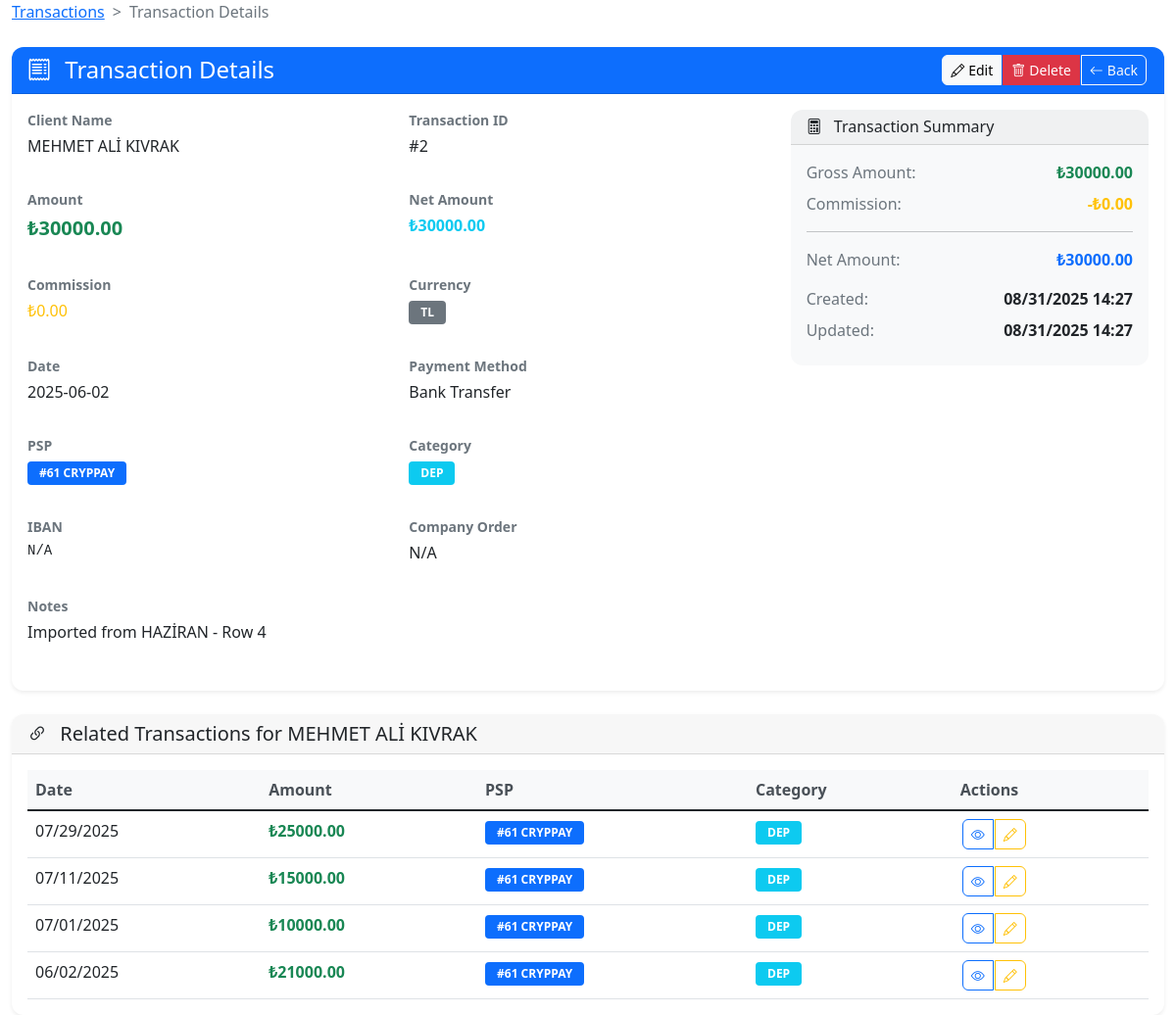
Page /view/2 (signed in) on the committed database.
### app/models/transaction.py (models this page shows, shortened)
class Transaction(db.Model):
    __tablename__ = 'transaction'  # Keep original name to match database
    id = db.Column(db.Integer, primary_key=True)
    client_name = db.Column(db.String(100), nullable=False)
    company = db.Column(db.String(100))
    payment_method = db.Column(db.String(50))
    date = db.Column(db.Date, nullable=False)
    category = db.Column(db.String(50))
    amount = db.Column(db.Numeric(15, 2), nullable=False)
    commission = db.Column(db.Numeric(15, 2), default=0.0)
    net_amount = db.Column(db.Numeric(15, 2), nullable=False)
    currency = db.Column(db.String(10), default='TL')
    psp = db.Column(db.String(50))
    notes = db.Column(db.Text)
    amount_try = db.Column(db.Numeric(15, 2), nullable=True)
    commission_try = db.Column(db.Numeric(15, 2), nullable=True)
    net_amount_try = db.Column(db.Numeric(15, 2), nullable=True)
    exchange_rate = db.Column(db.Numeric(10, 4), nullable=True)
    created_at = db.Column(db.DateTime, default=lambda: datetime.now(timezone.utc))
    updated_at = db.Column(db.DateTime, default=lambda: datetime.now(timezone.utc), onupdate=lambda: datetime.now(timezone.utc))
    created_by = db.Column(db.Integer, db.ForeignKey('user.id'))
    __table_args__ = (
        db.Index('idx_transaction_date', 'date'),
        db.Index('idx_transaction_client', 'client_name'),
        db.Index('idx_transaction_company', 'company'),
        db.Index('idx_transaction_psp', 'psp'),
        db.Index('idx_transaction_category', 'category'),
        db.Index('idx_transaction_currency', 'currency'),
        db.Index('idx_transaction_created_at', 'created_at'),
        db.Index('idx_transaction_created_by', 'created_by'),
        db.Index('idx_transaction_date_psp', 'date', 'psp'),
        db.Index('idx_transaction_date_category', 'date', 'category'),
        db.Index('idx_transaction_date_currency', 'date', 'currency'),
        db.Index('idx_transaction_psp_category', 'psp', 'category'),
        db.Index('idx_transaction_created_by_date', 'created_by', 'date'),
        db.Index('idx_transaction_date_psp_category', 'date', 'psp', 'category'),
        db.Index('idx_transaction_date_currency_psp', 'date', 'currency', 'psp'),
    )
    user = db.relationship('User', backref=db.backref('transactions', lazy=True))

### app/routes/transactions.py (the view)
@transactions_bp.route('/view/<int:transaction_id>')
@login_required
def view_transaction(transaction_id):
    transaction = Transaction.query.get_or_404(transaction_id)
    related_transactions = Transaction.query.filter_by(
        client_name=transaction.client_name
    ).filter(
        Transaction.id != transaction_id
    ).order_by(desc(Transaction.date)).limit(5).all()
    return render_template('view_transaction.html',
                         transaction=transaction,
                         related_transactions=related_transactions)

### app/__init__.py (called while the page is built)
    def get_stats(self):
        total = self._stats['hits'] + self._stats['misses']
        hit_rate = (self._stats['hits'] / total * 100) if total > 0 else 0
        return {
            'hits': self._stats['hits'],
            'misses': self._stats['misses'],
            'sets': self._stats['sets'],
            'deletes': self._stats['deletes'],
            'total_requests': self._stats['total_requests'],
            'hit_rate': round(hit_rate, 2),
            'cache_size': len(self._cache),
            'max_size': self._max_size
        }

### app/services/background_service.py (called while the page is built)
    def is_connected(self) -> bool:
        return self.connected and self.celery is not None

### app/services/csrf_fix_service.py (called while the page is built)
def get_csrf_token():
    return csrf_fix_service.get_csrf_token_for_template()

    def _ensure_session_initialized(self):
        try:
            if has_request_context():
                if 'csrf_token' not in session:
                    session['csrf_token'] = None
                    session.modified = True
                    logger.debug("Session initialized for CSRF")
                if not session.modified:
                    session.modified = True
                session.permanent = True
                session.modified = True
        except Exception as e:
            logger.error(f"Failed to initialize session for CSRF: {str(e)}")

    def get_csrf_token_for_template(self) -> str:
        return self.generate_safe_csrf_token()

### app/services/enhanced_database_monitor.py (called while the page is built)
    def add_query(self, query: str, params: tuple, duration: float,
                  stack_trace: str = None, error: Exception = None):
        query_info = {
            'timestamp': datetime.now(timezone.utc),
            'query': query,
            'params': params,
            'duration': duration,
            'stack_trace': stack_trace,
            'error': str(error) if error else None,
            'error_type': type(error).__name__ if error else None
        }
        with self.lock:
            self.queries.append(query_info)
            self.query_stats[query] += 1
            self.total_execution_time += duration
            if duration > self.slow_query_threshold:
                self.slow_queries.append(query_info)

### app/services/redis_service.py (called while the page is built, shortened)
    def is_connected(self) -> bool:
        if not self.connected or not self.redis_client:
            return False

### app/utils/enhanced_logger.py (called while the page is built)
def get_enhanced_logger(name: str = "PipLinePro") -> EnhancedLogger:
    global _enhanced_logger
    if _enhanced_logger is None:
        _enhanced_logger = EnhancedLogger(name)
    return _enhanced_logger

### templates/view_transaction.html (shortened to what this page needs)
<!DOCTYPE html>
<html>
<head>
    <link href="https://cdn.jsdelivr.net/npm/bootstrap@5.1.3/dist/css/bootstrap.min.css" rel="stylesheet">
    <link href="https://cdn.jsdelivr.net/npm/bootstrap-icons@1.7.2/font/bootstrap-icons.css" rel="stylesheet">
</head>
<body>
<div class="container-fluid">
  <div class="row">
    <div class="col-12">
      <nav aria-label="breadcrumb" class="mb-4">
        <ol class="breadcrumb">
          <li class="breadcrumb-item"><a href="{{ url_for('transactions.clients') }}">Transactions</a></li>
          <li class="breadcrumb-item active" aria-current="page">Transaction Details</li>
        </ol>
      </nav>
      <div class="card shadow-sm">
        <div class="card-header bg-primary text-white">
          <div class="d-flex justify-content-between align-items-center">
            <h4 class="mb-0">
              <i class="bi bi-receipt me-2"></i>
              Transaction Details
            </h4>
            <div class="btn-group">
              <a href="{{ url_for('transactions.edit_transaction', id=transaction.id) }}"
                 class="btn btn-light btn-sm">
                <i class="bi bi-pencil me-1"></i>Edit
              </a>
              <button type="button" class="btn btn-danger btn-sm" onclick="deleteTransaction();">
                <i class="bi bi-trash me-1"></i>Delete
              </button>
              <a href="{{ url_for('transactions.clients') }}"
                 class="btn btn-outline-light btn-sm">
                <i class="bi bi-arrow-left me-1"></i>Back
              </a>
            </div>
          </div>
        </div>
        <div class="card-body">
          <div class="row">
            <div class="col-lg-8">
              <div class="row">
                <div class="col-md-6 mb-3">
                  <div class="detail-group">
                    <label class="detail-label">Client Name</label>
                    <div class="detail-value">{{ transaction.client_name }}</div>
                  </div>
                </div>
                <div class="col-md-6 mb-3">
                  <div class="detail-group">
                    <label class="detail-label">Transaction ID</label>
                    <div class="detail-value">#{{ transaction.id }}</div>
                  </div>
                </div>
                <div class="col-md-6 mb-3">
                  <div class="detail-group">
                    <label class="detail-label">Amount</label>
                    <div class="detail-value text-success fw-bold fs-5">
                      ₺{{ transaction.amount }}
                    </div>
                  </div>
                </div>
                <div class="col-md-6 mb-3">
                  <div class="detail-group">
                    <label class="detail-label">Net Amount</label>
                    <div class="detail-value text-info fw-bold">
                      ₺{{ transaction.net_amount }}
                    </div>
                  </div>
                </div>
                <div class="col-md-6 mb-3">
                  <div class="detail-group">
                    <label class="detail-label">Commission</label>
                    <div class="detail-value text-warning">
                      ₺{{ transaction.commission }}
                    </div>
                  </div>
                </div>
                <div class="col-md-6 mb-3">
                  <div class="detail-group">
                    <label class="detail-label">Currency</label>
                    <div class="detail-value">
                      <span class="badge bg-secondary">{{ transaction.currency }}</span>
                    </div>
                  </div>
                </div>
                <div class="col-md-6 mb-3">
                  <div class="detail-group">
                    <label class="detail-label">Date</label>
                    <div class="detail-value">{{ transaction.date }}</div>
                  </div>
                </div>
                <div class="col-md-6 mb-3">
                  <div class="detail-group">
                    <label class="detail-label">Payment Method</label>
                    <div class="detail-value">{{ transaction.payment_method or 'N/A' }}</div>
                  </div>
                </div>
                <div class="col-md-6 mb-3">
                  <div class="detail-group">
                    <label class="detail-label">PSP</label>
                    <div class="detail-value">
                      <span class="badge bg-primary">{{ transaction.psp or 'N/A' }}</span>
                    </div>
                  </div>
                </div>
                <div class="col-md-6 mb-3">
                  <div class="detail-group">
                    <label class="detail-label">Category</label>
                    <div class="detail-value">
                      <span class="badge bg-info">{{ transaction.category or 'N/A' }}</span>
                    </div>
                  </div>
                </div>
                <div class="col-md-6 mb-3">
                  <div class="detail-group">
                    <label class="detail-label">IBAN</label>
                    <div class="detail-value font-monospace">{{ transaction.iban or 'N/A' }}</div>
                  </div>
                </div>
                <div class="col-md-6 mb-3">
                  <div class="detail-group">
                    <label class="detail-label">Company Order</label>
                    <div class="detail-value">{{ transaction.company_order or 'N/A' }}</div>
                  </div>
                </div>
                {% if transaction.notes %}
                <div class="col-12 mb-3">
                  <div class="detail-group">
                    <label class="detail-label">Notes</label>
                    <div class="detail-value">{{ transaction.notes }}</div>
                  </div>
                </div>
                {% endif %}
              </div>
            </div>
            <div class="col-lg-4">
              <div class="card bg-light">
                <div class="card-header">
                  <h6 class="mb-0">
                    <i class="bi bi-calculator me-2"></i>
                    Transaction Summary
                  </h6>
                </div>
                <div class="card-body">
                  <div class="summary-item">
                    <span class="summary-label">Gross Amount:</span>
                    <span class="summary-value text-success">₺{{ "{:.2f}".format(transaction.amount) }}</span>
                  </div>
                  <div class="summary-item">
                    <span class="summary-label">Commission:</span>
                    <span class="summary-value text-warning">-₺{{ "{:.2f}".format(transaction.commission) }}</span>
                  </div>
                  <hr>
                  <div class="summary-item fw-bold">
                    <span class="summary-label">Net Amount:</span>
                    <span class="summary-value text-primary">₺{{ "{:.2f}".format(transaction.net_amount) }}</span>
                  </div>
                  <div class="mt-3">
                    <div class="summary-item">
                      <span class="summary-label">Created:</span>
                      <span class="summary-value">{{ transaction.created_at.strftime('%m/%d/%Y %H:%M') if transaction.created_at else 'N/A' }}</span>
                    </div>
                    {% if transaction.updated_at and transaction.updated_at != transaction.created_at %}
                    <div class="summary-item">
                      <span class="summary-label">Updated:</span>
                      <span class="summary-value">{{ transaction.updated_at.strftime('%m/%d/%Y %H:%M') }}</span>
                    </div>
                    {% endif %}
                  </div>
                </div>
              </div>
            </div>
          </div>
        </div>
      </div>
      {% if related_transactions %}
      <div class="card mt-4 shadow-sm">
        <div class="card-header">
          <h5 class="mb-0">
            <i class="bi bi-link-45deg me-2"></i>
            Related Transactions for {{ transaction.client_name }}
          </h5>
        </div>
        <div class="card-body">
          <div class="table-responsive">
            <table class="table table-hover">
              <thead class="table-light">
                <tr>
                  <th>Date</th>
                  <th>Amount</th>
                  <th>PSP</th>
                  <th>Category</th>
                  <th>Actions</th>
                </tr>
              </thead>
              <tbody>
                {% for related in related_transactions %}
                <tr>
                  <td>{{ related.date.strftime('%m/%d/%Y') }}</td>
                  <td class="text-success fw-bold">₺{{ "{:.2f}".format(related.amount) }}</td>
                  <td><span class="badge bg-primary">{{ related.psp or 'N/A' }}</span></td>
                  <td><span class="badge bg-info">{{ related.category or 'N/A' }}</span></td>
                  <td>
                    <div class="btn-group btn-group-sm">
                      <a href="{{ url_for('transactions.view_transaction', transaction_id=related.id) }}"
                         class="btn btn-outline-primary">
                        <i class="bi bi-eye"></i>
                      </a>
                      <a href="{{ url_for('transactions.edit_transaction', id=related.id) }}"
                         class="btn btn-outline-warning">
                        <i class="bi bi-pencil"></i>
                      </a>
                    </div>
                  </td>
                </tr>
                {% endfor %}
              </tbody>
            </table>
          </div>
        </div>
      </div>
      {% endif %}
    </div>
  </div>
</div>
</body>
</html>

### templates/view_transaction.html (style rules this page uses)
.detail-group { margin-bottom: 1rem; }
.detail-label { font-weight: 600; color: #6c757d; font-size: 0.875rem; margin-bottom: 0.25rem; display: block; }
.detail-value { font-size: 1rem; color: #212529; word-break: break-word; }
.summary-item { display: flex; justify-content: space-between; align-items: center; margin-bottom: 0.5rem; }
.summary-label { font-weight: 500; color: #6c757d; }
.summary-value { font-weight: 600; }
.font-monospace { font-family: 'Courier New', monospace; font-size: 0.875rem; }
.breadcrumb { background: transparent; padding: 0; margin: 0; }
.breadcrumb-item + .breadcrumb-item::before { content: ">"; color: #6c757d; }
.card { border: none; border-radius: 12px; }
.card-header { border-bottom: 1px solid rgba(0,0,0,.125); border-radius: 12px 12px 0 0 !important; }
.btn-group .btn { border-radius: 6px; margin: 0 2px; }
.table { margin-bottom: 0; }
.table th { border-top: none; font-weight: 600; color: #495057; }
.badge { font-size: 0.75rem; padding: 0.375rem 0.75rem; }

### rows in the picture
Transaction: amount "30000.00", commission "0.00", net_amount "30000.00"
Transaction: date "07/29/2025", amount "25000.00", psp "#61 CRYPPAY", category "DEP"
Transaction: date "07/11/2025", amount "15000.00", psp "#61 CRYPPAY", category "DEP"
Transaction: date "07/01/2025", amount "10000.00", psp "#61 CRYPPAY", category "DEP"
Transaction: date "06/02/2025", amount "21000.00", psp "#61 CRYPPAY", category "DEP"

### other values in the picture
{{ transaction.iban or 'N/A' }} "N/A"
{{ transaction.company_order or 'N/A' }} "N/A"
